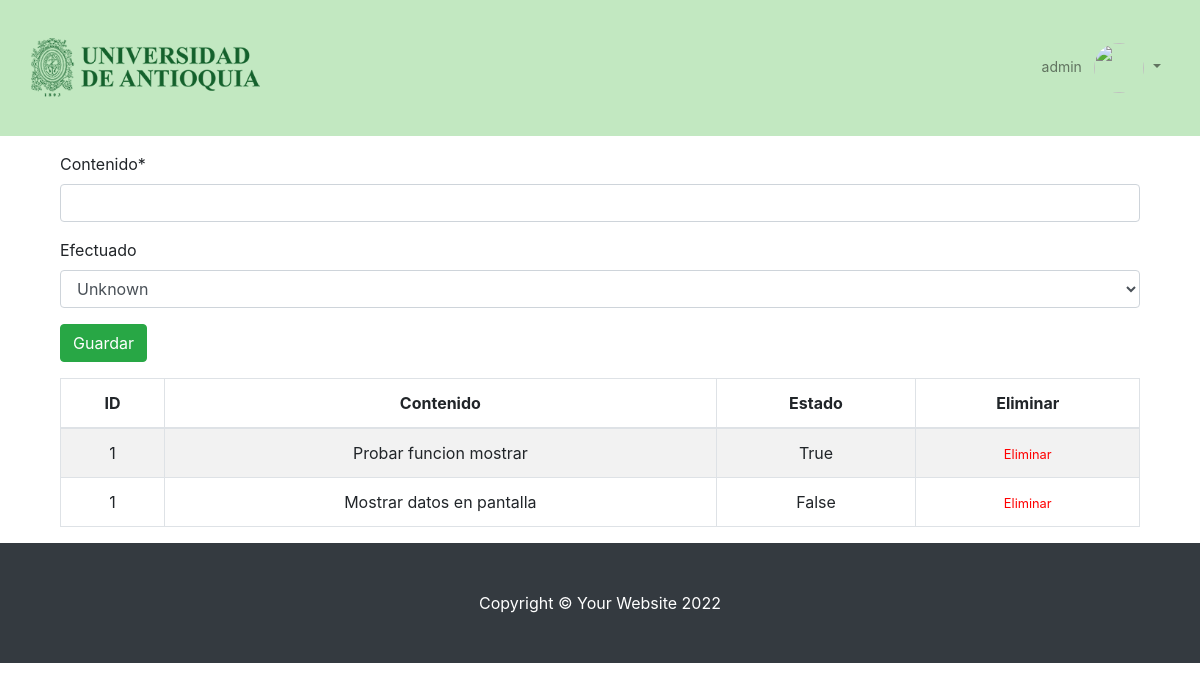
Page /manage_project/make_project/make_objective/1 (signed in) on the committed database.
### gestion/models.py (models this page shows, shortened)
class Objetivos_especificos(models.Model):
    proyecto = models.ForeignKey(Proyecto,on_delete=models.CASCADE,null=True)
    contenido = models.CharField(max_length=100)
    estado = models.BooleanField(null=True,verbose_name="Efectuado")
    class meta:
        db_table= 'objetivos_especificos'
        verbose_name= 'Objetivo especifico'
        verbose_name_plural='Objetivos especificos'
        ordering=['id']

class Proyecto(models.Model):
    estados = (('F','Finalizado'),('E','En ejecucion'))
    nombre = models.CharField(max_length=100)
    objetivo_general = models.CharField(max_length=100)
    fecha_inicio = models.DateField()
    fecha_fin = models.DateField()
    director = models.CharField(max_length=100)
    presupuesto = models.CharField(max_length=100)
    porcentaje_avance = models.IntegerField(null = True)
    estado = models.CharField(max_length=1, choices=estados)
    class meta:
        db_table= 'proyecto'
        verbose_name= 'Proyecto'
        verbose_name_plural='Proyectos'
        ordering=['id']

### gestion/views.py (the view, shortened to what this page needs)
# urls.py: path('manage_project/make_project/make_objective/<int:project_id>', make_objective, name="make_objective"),
def make_objective(request, project_id):
    form=FormObjetivosEspecificos()
    targets = Objetivos_especificos.objects.filter(proyecto = project_id)
    return render(request, "make_objective.html",{"form": form ,'targets':targets})

### gestion/forms.py
class FormObjetivosEspecificos(forms.ModelForm):
    class Meta:
        model = Objetivos_especificos
        fields = ('contenido','estado')

### Templates/make_objective.html (shortened to what this page needs)
{% extends 'index.html' %}
{% load crispy_forms_tags %}
{% block content %}
<div class="container">
    <form method="POST" action="" class="mt-3" autocomplete="off" enctype="multipart/form-data">
        {{ form|crispy }}
        <button type="submit" class="btn btn-success">Guardar</button>
    </form>
</div>
<div class="container">
    <table class="table table-striped table-bordered" id="mydatatable">
        <thead>
            <tr class="text-center">
                <th scope="col">ID</th>
                <th scope="col">Contenido</th>
                <th scope="col">Estado</th>
                <th scope="col">Eliminar</th>
            </tr>
        </thead>
        <tbody>
            {% for target in targets %}
                <tr class="text-center">
                    <td>{{ target.proyecto.id}}</td>
                    <td>{{ target.contenido }}</td>
                    <td>{{ target.estado }}</td>
                    <td><a style="font-size: 0.8em; padding: 0%;color: red;text-decoration: none;" class="link"
                        href="{%url 'delete_objective' target.id %}"  >Eliminar</a></td>
                </tr>
            {% endfor %}
        </tbody>
    </table>
</div>
{% endblock %}

### Templates/index.html (shortened to what this page needs)
<!DOCTYPE html>
<html>
<head>
    {% load bootstrap4 %}
    {% bootstrap_css %}
    {%load static%}
</head>
<body>
    <nav class="navbar navbar-expand-lg navbar-light"  style="background-color: #C2E8C1;">
        <div class="container-fluid">
            <div class="navbar-header">
                <a class="navbar-brand" href="{% url 'gestion_proyecto' %}">
                    <img class="img-responsive" src="{% static 'img/logo-udea.png'%}" alt="" height="110">
                </a>
            </div>
            <div class="collapse navbar-collapse" id="collapsibleNavbar">
                <ul class="nav navbar-nav ml-auto ">
                    {% if user.is_authenticated %}
                        <li class="nav-item dropdown no-arrow">
                            <a class="nav-link dropdown-toggle" href="#" id="userDropdown" role="button"
                                data-toggle="dropdown" aria-haspopup="true" aria-expanded="false">
                                <span class="mr-2 d-none d-lg-inline text-gray-600 small">{{ user.username }}</span>
                                <img class="img-profile rounded-circle"
                                    src="https://s3.eu-central-1.amazonaws.com/bootstrapbaymisc/blog/24_days_bootstrap/fox.jpg"  width="50" height="50" class="rounded-circle">
                            </a>
                        </li>
                    {% endif %}
                </ul>
            </div>
        </div>
    </nav>
    <div class="container mt-3">
        {% block content %}{% endblock %}
    </div>
    <footer class="py-5 bg-dark">
        <div class="container">
            <p class="m-0 text-center text-white">Copyright © Your Website 2022</p>
        </div>
    </footer>
</body>
</html>

### rows in the picture
Objetivos_especificos: proyecto.id "1", contenido "Probar funcion mostrar", estado "True"
Objetivos_especificos: proyecto.id "1", contenido "Mostrar datos en pantalla", estado "False"

### other values in the picture
{{ user.username }} "admin"
